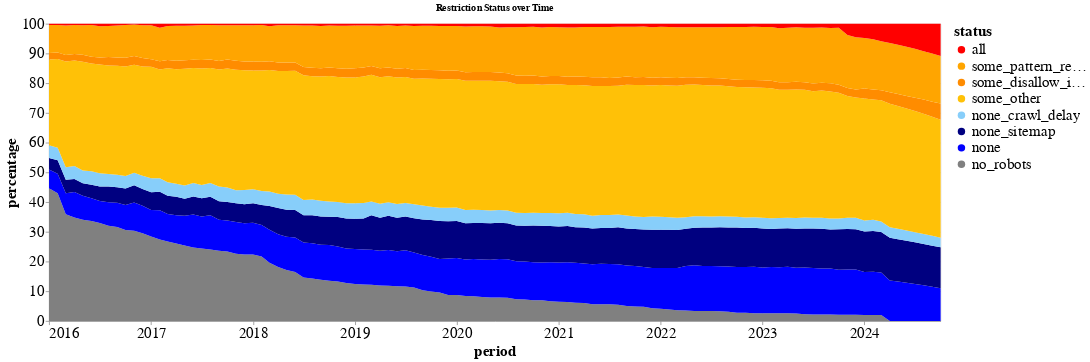
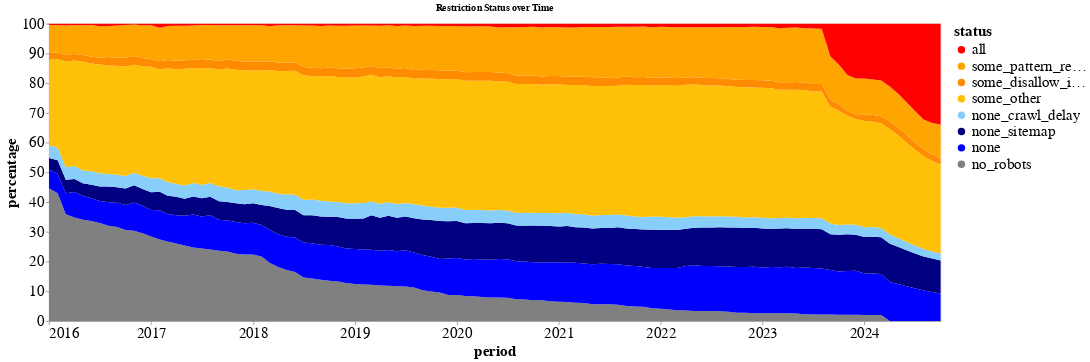
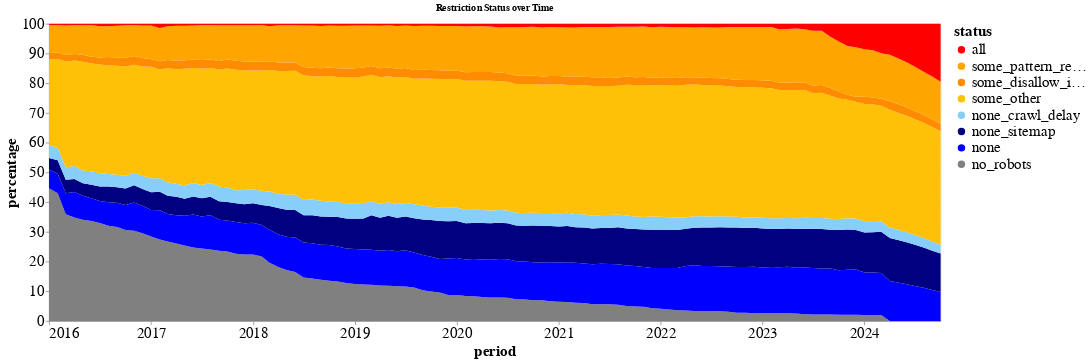
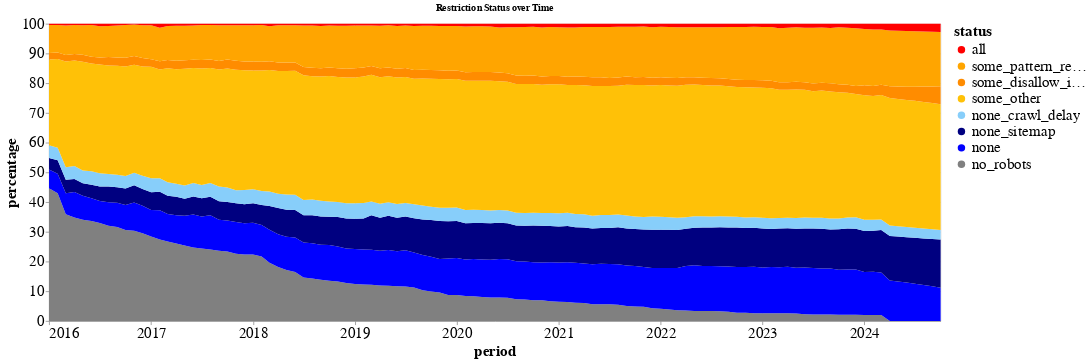

Notebook source saved alongside these figures, in order:
### Markdown cell above
### Run Forecasts

### Code cell
status_colors = {
    "all": "red",
    "some_pattern_restrictions": "#FFA500",
    #"some_disallow_file_types": "#FF8C00",
    "some_disallow_important_dir": "#FF8C00",
    "some_other": "#FFC107",
    "none_crawl_delay": "lightskyblue",
    "none_sitemap": "navy",
    "none": "blue",
    "no_robots": "gray"
}

ordered_statuses = [
    "no_robots", "none", "none_sitemap", "none_crawl_delay", "some_other",
    "some_disallow_important_dir", "some_pattern_restrictions", "all"
]

# Example usage:
df_to_analyze = robots_temporal_head_summary_detailed
forecasting_util.analyze_robots(
    df_to_analyze, 
    analysis_type='autoregression',
    chosen_corpus=CHOSEN_CORPUS,
    lags=[1, 3, 6, 12, 24, 48],
    status_colors=status_colors,
    ordered_statuses=ordered_statuses,
    val_col="tokens",
    detailed=True,
)

### Figure 1 — Vega-Lite specification as saved in the notebook (floating-point values rounded to 4 significant figures; data arrays with more than 128 entries replaced by an {"elided": "..."} marker saying what was removed)
{"config": {"view": {"continuousWidth": 300, "continuousHeight": 300}, "axis": {"domain": true, "labelFont": "sans-serif", "labelFontSize": 20, "titleFont": "sans-serif", "titleFontSize": 20}, "axisX": {"domain": true, "format": "%Y", "labelAngle": 0, "labelExpr": "timeFormat(datum.value, '%Y')", "tickCount": "year"}, "axisY": {"domain": true, "format": ".0f", "labelExpr": "datum.value * 100"}, "legend": {"labelFont": "sans-serif", "labelFontSize": 20, "titleFont": "sans-serif", "titleFontSize": 20}}, "data": {"name": "data-dbf0b3a7d9f10fbc213eae8717bb3dd2"}, "mark": {"type": "area"}, "encoding": {"color": {"field": "status", "scale": {"domain": ["all", "some_pattern_restrictions", "some_disallow_important_dir", "some_other", "none_crawl_delay", "none_sitemap", "none", "no_robots"], "range": ["red", "#FFA500", "#FF8C00", "#FFC107", "lightskyblue", "navy", "blue", "gray"]}, "title": "status", "type": "nominal"}, "order": {"field": "order", "type": "quantitative"}, "x": {"axis": {"format": "%Y", "title": "period"}, "field": "period", "type": "temporal"}, "y": {"axis": {"format": ".0f", "title": "percentage"}, "field": "percentage", "scale": {"domain": [0, 1]}, "type": "quantitative"}}, "height": 400, "title": "Restriction Status over Time", "width": 1200, "$schema": "https://vega.github.io/schema/vega-lite/v5.17.0.json", "datasets": {"data-dbf0b3a7d9f10fbc213eae8717bb3dd2": {"elided": "848 records"}}}

### Figure 2 — Vega-Lite specification as saved in the notebook (floating-point values rounded to 4 significant figures; data arrays with more than 128 entries replaced by an {"elided": "..."} marker saying what was removed)
{"config": {"view": {"continuousWidth": 300, "continuousHeight": 300}, "axis": {"domain": true, "labelFont": "sans-serif", "labelFontSize": 20, "titleFont": "sans-serif", "titleFontSize": 20}, "axisX": {"domain": true, "format": "%Y", "labelAngle": 0, "labelExpr": "timeFormat(datum.value, '%Y')", "tickCount": "year"}, "axisY": {"domain": true, "format": ".0f", "labelExpr": "datum.value * 100"}, "legend": {"labelFont": "sans-serif", "labelFontSize": 20, "titleFont": "sans-serif", "titleFontSize": 20}}, "data": {"name": "data-fc53083e63d850477e051472e3d24e4a"}, "mark": {"type": "area"}, "encoding": {"color": {"field": "status", "scale": {"domain": ["all", "some_pattern_restrictions", "some_disallow_important_dir", "some_other", "none_crawl_delay", "none_sitemap", "none", "no_robots"], "range": ["red", "#FFA500", "#FF8C00", "#FFC107", "lightskyblue", "navy", "blue", "gray"]}, "title": "status", "type": "nominal"}, "order": {"field": "order", "type": "quantitative"}, "x": {"axis": {"format": "%Y", "title": "period"}, "field": "period", "type": "temporal"}, "y": {"axis": {"format": ".0f", "title": "percentage"}, "field": "percentage", "scale": {"domain": [0, 1]}, "type": "quantitative"}}, "height": 400, "title": "Restriction Status over Time", "width": 1200, "$schema": "https://vega.github.io/schema/vega-lite/v5.17.0.json", "datasets": {"data-fc53083e63d850477e051472e3d24e4a": {"elided": "848 records"}}}

### Figure 3 — Vega-Lite specification as saved in the notebook (floating-point values rounded to 4 significant figures; data arrays with more than 128 entries replaced by an {"elided": "..."} marker saying what was removed)
{"config": {"view": {"continuousWidth": 300, "continuousHeight": 300}, "axis": {"domain": true, "labelFont": "sans-serif", "labelFontSize": 20, "titleFont": "sans-serif", "titleFontSize": 20}, "axisX": {"domain": true, "format": "%Y", "labelAngle": 0, "labelExpr": "timeFormat(datum.value, '%Y')", "tickCount": "year"}, "axisY": {"domain": true, "format": ".0f", "labelExpr": "datum.value * 100"}, "legend": {"labelFont": "sans-serif", "labelFontSize": 20, "titleFont": "sans-serif", "titleFontSize": 20}}, "data": {"name": "data-59935d55722c914545806997c0db8507"}, "mark": {"type": "area"}, "encoding": {"color": {"field": "status", "scale": {"domain": ["all", "some_pattern_restrictions", "some_disallow_important_dir", "some_other", "none_crawl_delay", "none_sitemap", "none", "no_robots"], "range": ["red", "#FFA500", "#FF8C00", "#FFC107", "lightskyblue", "navy", "blue", "gray"]}, "title": "status", "type": "nominal"}, "order": {"field": "order", "type": "quantitative"}, "x": {"axis": {"format": "%Y", "title": "period"}, "field": "period", "type": "temporal"}, "y": {"axis": {"format": ".0f", "title": "percentage"}, "field": "percentage", "scale": {"domain": [0, 1]}, "type": "quantitative"}}, "height": 400, "title": "Restriction Status over Time", "width": 1200, "$schema": "https://vega.github.io/schema/vega-lite/v5.17.0.json", "datasets": {"data-59935d55722c914545806997c0db8507": {"elided": "848 records"}}}

### Figure 4 — Vega-Lite specification as saved in the notebook (floating-point values rounded to 4 significant figures; data arrays with more than 128 entries replaced by an {"elided": "..."} marker saying what was removed)
{"config": {"view": {"continuousWidth": 300, "continuousHeight": 300}, "axis": {"domain": true, "labelFont": "sans-serif", "labelFontSize": 20, "titleFont": "sans-serif", "titleFontSize": 20}, "axisX": {"domain": true, "format": "%Y", "labelAngle": 0, "labelExpr": "timeFormat(datum.value, '%Y')", "tickCount": "year"}, "axisY": {"domain": true, "format": ".0f", "labelExpr": "datum.value * 100"}, "legend": {"labelFont": "sans-serif", "labelFontSize": 20, "titleFont": "sans-serif", "titleFontSize": 20}}, "data": {"name": "data-94ea3ed9ad1b7397393ba0fcf547118e"}, "mark": {"type": "area"}, "encoding": {"color": {"field": "status", "scale": {"domain": ["all", "some_pattern_restrictions", "some_disallow_important_dir", "some_other", "none_crawl_delay", "none_sitemap", "none", "no_robots"], "range": ["red", "#FFA500", "#FF8C00", "#FFC107", "lightskyblue", "navy", "blue", "gray"]}, "title": "status", "type": "nominal"}, "order": {"field": "order", "type": "quantitative"}, "x": {"axis": {"format": "%Y", "title": "period"}, "field": "period", "type": "temporal"}, "y": {"axis": {"format": ".0f", "title": "percentage"}, "field": "percentage", "scale": {"domain": [0, 1]}, "type": "quantitative"}}, "height": 400, "title": "Restriction Status over Time", "width": 1200, "$schema": "https://vega.github.io/schema/vega-lite/v5.17.0.json", "datasets": {"data-94ea3ed9ad1b7397393ba0fcf547118e": {"elided": "848 records"}}}
